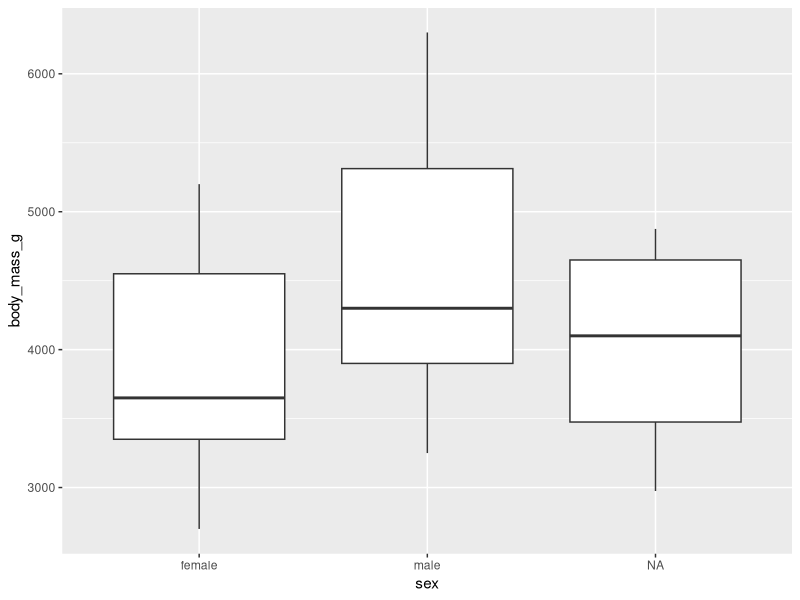

The R source for this figure:
## ---- chunk 1
#| label: setup
#| include: false

library(tidyverse)
library(palmerpenguins)
library(knitr)
## ---- chunk 2
#| warning: false
#| code-fold: true
#| label: fig-box
#| fig-cap: "Boxplot of penguin body mass by sex"
ggplot(penguins, aes(x = sex, y = body_mass_g)) + geom_boxplot()
## ---- chunk 3
#| label: tbl-sample
#| tbl-cap: "Sample sizes of penguins by size and island"
table(penguins$sex, penguins$island, useNA = "always") |> kable()
## ---- chunk 4
1 + 1
## ---- chunk 5
#| echo: false
2 * 2
